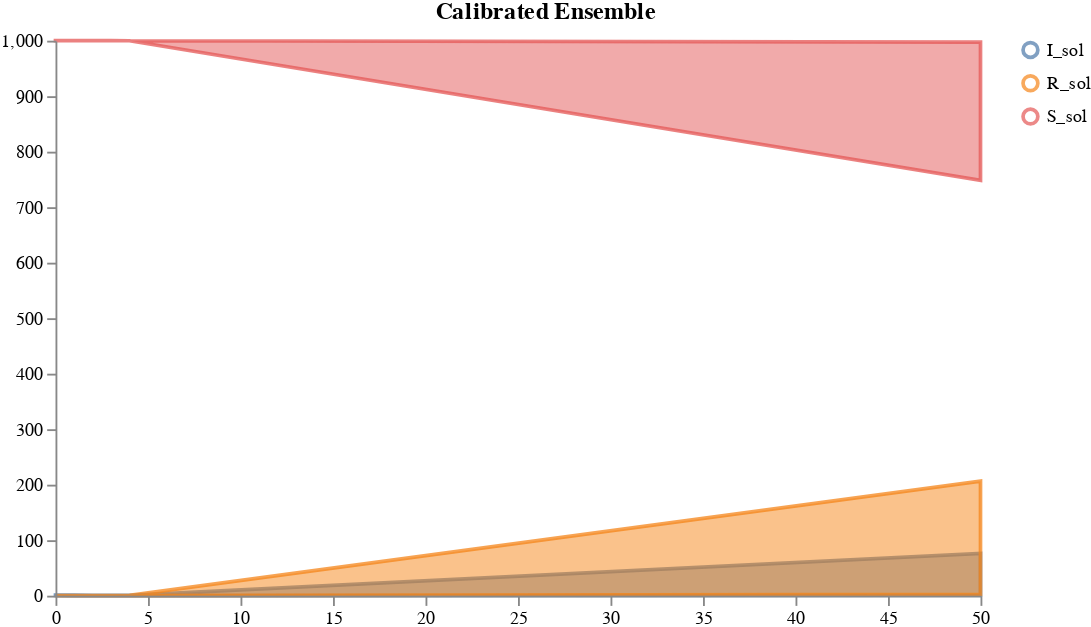

This figure's notebook cell:
### Markdown cell above
## load_and_calibrate_and_sample_ensemble_model

### Code cell
data_path = os.path.join(DEMO_PATH, "data.csv")
num_samples = 100
timepoints = [0.0, 1.0, 2.0, 3.0, 4.0, 50]

# Run the calibration and sampling
result = load_and_calibrate_and_sample_ensemble_model(
    ASKENET_PATHS,
    data_path,
    weights,
    solution_mappings,
    num_samples,
    timepoints,
    verbose=True,
    total_population=1000,
    num_iterations=350,
    time_unit="days",
    visual_options={"title": "Calibrated Ensemble", "subset":".*_sol"}
)

# Save results
result["data"].to_csv(
    os.path.join(DEMO_PATH, "results_petri_ensemble/calibrated_sample_results.csv"), index=False
)

plots.ipy_display(result["visual"])

### Figure 1 — Vega specification as saved in the notebook (floating-point values rounded to 4 significant figures)
{"$schema": "https://vega.github.io/schema/vega/v5.json", "axes": [{"name": "x_axis", "orient": "bottom", "scale": "xscale", "zindex": 100}, {"name": "y_axis", "orient": "left", "scale": "yscale", "zindex": 100}], "data": [{"name": "distributions", "values": [{"lower": 0.349, "timepoint": 0, "trajectory": "I_sol", "upper": 0.9942}, {"lower": 0.312, "timepoint": 1, "trajectory": "I_sol", "upper": 0.9023}, {"lower": 0.2799, "timepoint": 2, "trajectory": "I_sol", "upper": 0.8192}, {"lower": 0.2528, "timepoint": 3, "trajectory": "I_sol", "upper": 0.7473}, {"lower": 0.2306, "timepoint": 4, "trajectory": "I_sol", "upper": 0.6898}, {"lower": 0.7699, "timepoint": 50, "trajectory": "I_sol", "upper": 76.0}, {"lower": 5.012e-12, "timepoint": 0, "trajectory": "R_sol", "upper": 1.62e-11}, {"lower": 0.04733, "timepoint": 1, "trajectory": "R_sol", "upper": 0.151}, {"lower": 0.0895, "timepoint": 2, "trajectory": "R_sol", "upper": 0.2818}, {"lower": 0.1271, "timepoint": 3, "trajectory": "R_sol", "upper": 0.3952}, {"lower": 0.1607, "timepoint": 4, "trajectory": "R_sol", "upper": 0.4935}, {"lower": 2.296, "timepoint": 50, "trajectory": "R_sol", "upper": 206.2}, {"lower": 1000.0, "timepoint": 0, "trajectory": "S_sol", "upper": 1000}, {"lower": 1000.0, "timepoint": 1, "trajectory": "S_sol", "upper": 1000.0}, {"lower": 1000.0, "timepoint": 2, "trajectory": "S_sol", "upper": 1000.0}, {"lower": 999.9, "timepoint": 3, "trajectory": "S_sol", "upper": 1000.0}, {"lower": 999.9, "timepoint": 4, "trajectory": "S_sol", "upper": 1000.0}, {"lower": 748.2, "timepoint": 50, "trajectory": "S_sol", "upper": 997.5}]}, {"name": "traces", "transform": [{"expr": "isValid(datum.value)", "type": "filter"}], "values": []}, {"name": "points", "values": []}, {"name": "markers", "values": []}, {"name": "selected", "on": [{"remove": true, "trigger": "clear"}, {"remove": true, "trigger": "!shift"}, {"insert": "clicked", "trigger": "!shift && clicked"}, {"toggle": "clicked", "trigger": "shift && clicked"}]}], "height": 300, "legends": [{"encode": {"labels": {"interactive": true, "name": "legendLabel", "update": {"opacity": [{"test": "!length(data('selected')) || indata('selected', 'value', datum.value)", "value": 1}, {"value": 0.25}]}}, "symbols": {"interactive": true, "name": "legendSymbol", "update": {"fill": {"value": "transparent"}, "opacity": [{"test": "!length(data('selected')) || indata('selected', 'value', datum.value)", "value": 0.7}, {"value": 0.15}], "size": {"value": 64}, "strokeWidth": {"value": 2}}}}, "name": "color_legend", "stroke": "color"}], "marks": [{"from": {"facet": {"data": "points", "groupby": "trajectory", "name": "points_split"}}, "marks": [{"encode": {"hover": {"fillOpacity": {"value": 0.9}}, "update": {"fill": {"field": "trajectory", "scale": "color"}, "fillOpacity": [{"test": "!length(data('selected')) || indata('selected', 'value', datum.trajectory)", "value": 0.5}, {"value": 0.15}], "size": {"value": 10}, "stroke": {"field": "trajectory", "scale": "color"}, "strokeOpacity": [{"test": "!length(data('selected')) || indata('selected', 'value', datum.trajectory)", "value": 0.75}, {"value": 0.15}], "strokeWidth": {"value": 2}, "tooltip": {"field": "value"}, "x": {"field": "timepoint", "scale": "xscale"}, "y": {"field": "value", "scale": "yscale"}}}, "from": {"data": "points"}, "name": "_points_symbol", "type": "symbol", "zindex": 3}, {"encode": {"hover": {"fillOpacity": {"value": 0.9}}, "update": {"interpolate": {"value": "linear"}, "stroke": {"field": "trajectory", "scale": "color"}, "strokeOpacity": [{"test": "!length(data('selected')) || indata('selected', 'value', datum.trajectory)", "value": 0.3}, {"value": 0.1}], "strokeWidth": {"value": 2}, "x": {"field": "timepoint", "scale": "xscale"}, "y": {"field": "value", "scale": "yscale"}}}, "from": {"data": "points"}, "name": "_points_line", "type": "line", "zindex": 3}], "name": "_points", "type": "group", "zindex": 3}, {"from": {"facet": {"data": "traces", "groupby": "trajectory", "name": "traces_split"}}, "marks": [{"encode": {"hover": {"fillOpacity": {"value": 0.9}}, "update": {"interpolate": {"value": "linear"}, "stroke": {"field": "trajectory", "scale": "color"}, "strokeOpacity": [{"test": "!length(data('selected')) || indata('selected', 'value', datum.trajectory)", "value": 0.75}, {"value": 0.15}], "strokeWidth": {"value": 2}, "x": {"field": "timepoint", "scale": "xscale"}, "y": {"field": "value", "scale": "yscale"}}}, "from": {"data": "traces_split"}, "name": "_traces_lines", "type": "line"}], "name": "_traces", "type": "group", "zindex": 2}, {"from": {"facet": {"data": "distributions", "groupby": "trajectory", "name": "trajectory_split"}}, "marks": [{"encode": {"hover": {"fillOpacity": {"value": 0.9}}, "update": {"fill": {"field": "trajectory", "scale": "color"}, "fillOpacity": [{"test": "!length(data('selected')) || indata('selected', 'value', datum.trajectory)", "value": 0.5}, {"value": 0.15}], "interpolate": {"value": "linear"}, "stroke": {"field": "trajectory", "scale": "color"}, "strokeOpacity": [{"test": "!length(data('selected')) || indata('selected', 'value', datum.trajectory)", "value": 0.75}, {"value": 0.15}], "strokeWidth": {"value": 2}, "x": {"field": "timepoint", "scale": "xscale"}, "y": {"field": "upper", "scale": "yscale"}, "y2": {"field": "lower", "scale": "yscale"}}}, "from": {"data": "trajectory_split"}, "type": "area"}], "name": "_distributions", "type": "group", "zindex": 1}, {"marks": [{"encode": {"enter": {"stroke": {"value": "lightgray"}}, "update": {"opacity": {"value": 1}, "x": {"field": "timepoint", "scale": "xscale"}, "y": {"signal": "height"}, "y2": {"value": 0}}}, "from": {"data": "markers"}, "name": "_marker text", "type": "rule"}, {"encode": {"enter": {"fontSize": {"value": 8}, "text": {"field": "datum.label"}, "y": {"value": 0}}}, "from": {"data": "_marker text"}, "name": "_marker flags", "transform": [{"as": ["x", "_y", "opacity", "align", "baseline"], "lineAnchor": "start", "offset": [1], "size": {"signal": "[width, height]"}, "type": "label"}], "type": "text"}], "name": "_markers", "type": "group"}], "scales": [{"domain": {"fields": [{"data": "distributions", "field": "timepoint"}, {"data": "traces", "field": "timepoint"}, {"data": "points", "field": "timepoint"}, {"data": "markers", "field": "timepoint"}]}, "name": "xscale", "range": "width", "type": "linear", "zero": false}, {"domain": {"fields": [{"data": "distributions", "field": "lower"}, {"data": "distributions", "field": "upper"}, {"data": "traces", "field": "value"}, {"data": "points", "field": "value"}]}, "name": "yscale", "nice": true, "range": "height", "type": "linear", "zero": true}, {"domain": {"fields": [{"data": "distributions", "field": "trajectory"}, {"data": "traces", "field": "trajectory"}, {"data": "points", "field": "trajectory"}]}, "name": "color", "range": "category", "type": "ordinal"}], "signals": [{"name": "clear", "on": [{"events": "mouseup[!event.item]", "force": true, "update": "true"}], "value": true}, {"name": "shift", "on": [{"events": "@legendSymbol:click, @legendLabel:click", "force": true, "update": "event.shiftKey"}], "value": false}, {"name": "clicked", "on": [{"events": "@legendSymbol:click, @legendLabel:click", "force": true, "update": "{value: datum.value}"}], "value": null}], "title": "Calibrated Ensemble", "width": 500}
